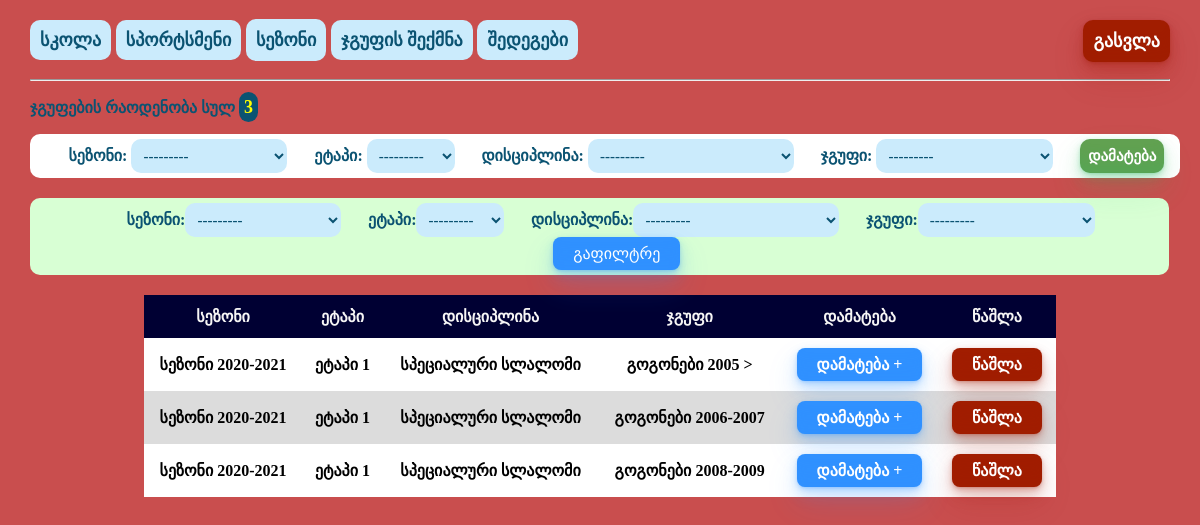
Before: /staff/shake/ (signed in) with the older database file.
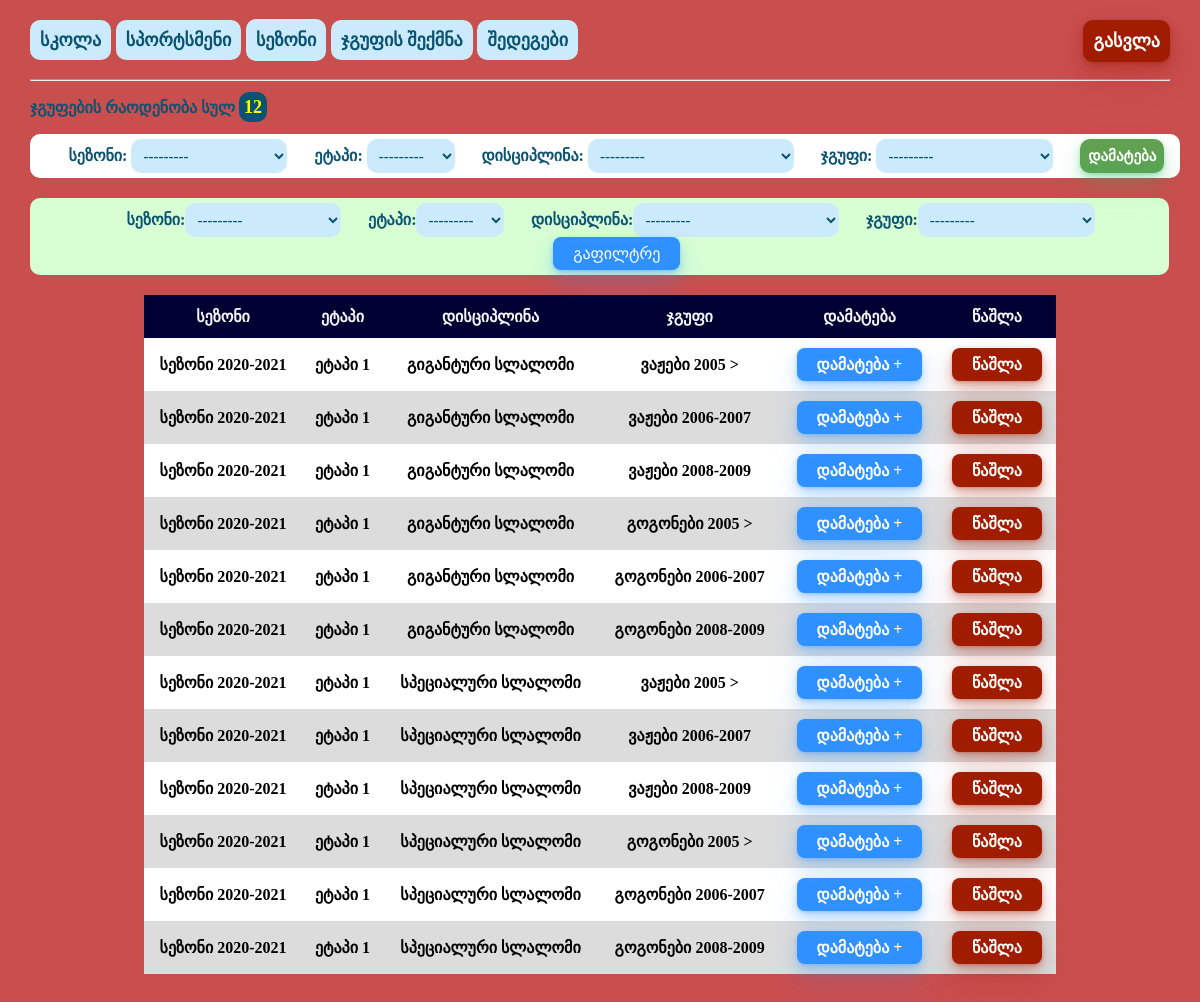
After: the same page with the newer database file.
### staff/models.py (models this page shows, shortened)
class Shake(models.Model):
    season_name = models.ForeignKey(Season, on_delete=models.SET_NULL, null=True)
    stage_name = models.ForeignKey(Stage, on_delete=models.SET_NULL, null=True)
    discipline = models.ForeignKey(Discipline, on_delete=models.SET_NULL, null=True)
    group_name = models.ForeignKey(Group, on_delete=models.SET_NULL, null=True)
    participants = models.ManyToManyField(Competitor, related_name='participants', blank=True)
    updated = models.DateTimeField(auto_now=True)
    created = models.DateTimeField(auto_now_add=True)
    class Meta:
        ordering = ['-updated', '-created']

class Season(models.Model):
    season_name = models.CharField(max_length=50)
    def __str__(self):
        return self.season_name

class Stage(models.Model):
    stage_name = models.CharField(max_length=50)
    def __str__(self):
        return self.stage_name

class Discipline(models.Model):
    discipline_name = models.CharField(max_length=30)
    def __str__(self):
        return self.discipline_name

class Group(models.Model):
    group_name = models.CharField(max_length=45)
    def __str__(self):
        return self.group_name

### staff/views.py (the view)
# urls.py: path('shake/', views.shake, name='shake'),
@login_required(login_url='login')
def shake(request):
    form = ShakeForm()
    groups = Group.objects.all()
    seasons = Season.objects.all()
    stages = Stage.objects.all()
    discipline = Discipline.objects.all()
    if request.method == 'POST':
        form = ShakeForm(request.POST)
        if form.is_valid():
            form.save()
            return (HttpResponseRedirect('/staff/shake'))
    competitor_groups = Shake.objects.all()
    shake_filter = ShakeFilter(request.GET, queryset=competitor_groups)
    competitor_groups = shake_filter.qs
    count = Shake.objects.all().count()
    context = {'form': form, 'groups': groups, 'shake_filter': shake_filter,
               'seasons': seasons, 'stages': stages, 'discipline': discipline,
               'competitor_groups': competitor_groups, 'count': count}
    return render(request, 'staff/shake.html', context)

### staff/forms.py
class ShakeForm(ModelForm):
    class Meta:
        model = Shake
        fields = ['season_name','stage_name','discipline','group_name']
        labels = {'season_name': 'სეზონი', 'stage_name': 'ეტაპი', 'discipline': 'დისციპლინა', 'group_name': 'ჯგუფი'}

### staff/templates/staff/shake.html (shortened to what this page needs)
{% extends 'staff/base.html' %}
{% block content %}
<body>
<p class="counter" >ჯგუფების რაოდენობა სულ  <a class="count">{{count}}</a></p>
<form class="form-comp" action="" method="post">
    {{ form }}
    <input  class="button-33" type="submit" value="დამატება">
</form>
<form class="filter-form" id="shake_filter" style="margin-top: 20px" method="get">
    <label for="id_season_filter">სეზონი:</label>{{shake_filter.form.season_name}}
    <label for="id_stage_filter">ეტაპი:</label>{{shake_filter.form.stage_name}}
    <label for="id_discipline">დისციპლინა:</label>{{shake_filter.form.discipline}}
    <label for="id_group_name">ჯგუფი:</label>{{shake_filter.form.group_name}}
    <button class="button-33" id="filter_btn" type="submit">გაფილტრე</button>
</form>
<table style="margin-top: 20px" class="competitors">
    <tr>
        <th>სეზონი</th>
        <th>ეტაპი</th>
        <th>დისციპლინა</th>
        <th>ჯგუფი</th>
        <th>დამატება</th>
        <th>წაშლა</th>
    </tr>
    <tr>
        {% for x in competitor_groups %}
            <tr>
                <td>{{ x.season_name }}</td>
                <td>{{ x.stage_name }}</td>
                <td>{{ x.discipline }}</td>
                <td>{{ x.group_name }}</td>
                <td><a class="button-33" id="update_btn" href="{% url 'shuffle-add' x.id %}">დამატება +</a></td>
                <td><a class="button-33" id="delete_btn" href="{% url 'delete-shake' x.id %}">წაშლა</a></td>
            </tr>
        {% endfor %}
    </tr>
</table>
</body>
{% endblock content %}

Changed rows visible on the page:
added Shake: season_name "სეზონი 2020-2021", stage_name "ეტაპი 1", discipline "გიგანტური სლალომი", group_name "ვაჟები 2005 >"
added Shake: season_name "სეზონი 2020-2021", stage_name "ეტაპი 1", discipline "გიგანტური სლალომი", group_name "ვაჟები 2006-2007"
added Shake: season_name "სეზონი 2020-2021", stage_name "ეტაპი 1", discipline "გიგანტური სლალომი", group_name "ვაჟები 2008-2009"
added Shake: season_name "სეზონი 2020-2021", stage_name "ეტაპი 1", discipline "გიგანტური სლალომი", group_name "გოგონები 2005 >"
added Shake: season_name "სეზონი 2020-2021", stage_name "ეტაპი 1", discipline "გიგანტური სლალომი", group_name "გოგონები 2006-2007"
added Shake: season_name "სეზონი 2020-2021", stage_name "ეტაპი 1", discipline "გიგანტური სლალომი", group_name "გოგონები 2008-2009"
added Shake: season_name "სეზონი 2020-2021", stage_name "ეტაპი 1", discipline "სპეციალური სლალომი", group_name "ვაჟები 2005 >"
added Shake: season_name "სეზონი 2020-2021", stage_name "ეტაპი 1", discipline "სპეციალური სლალომი", group_name "ვაჟები 2006-2007"
added Shake: season_name "სეზონი 2020-2021", stage_name "ეტაპი 1", discipline "სპეციალური სლალომი", group_name "ვაჟები 2008-2009"
Other visible differences:
{{ count }}: "3" → "12"
